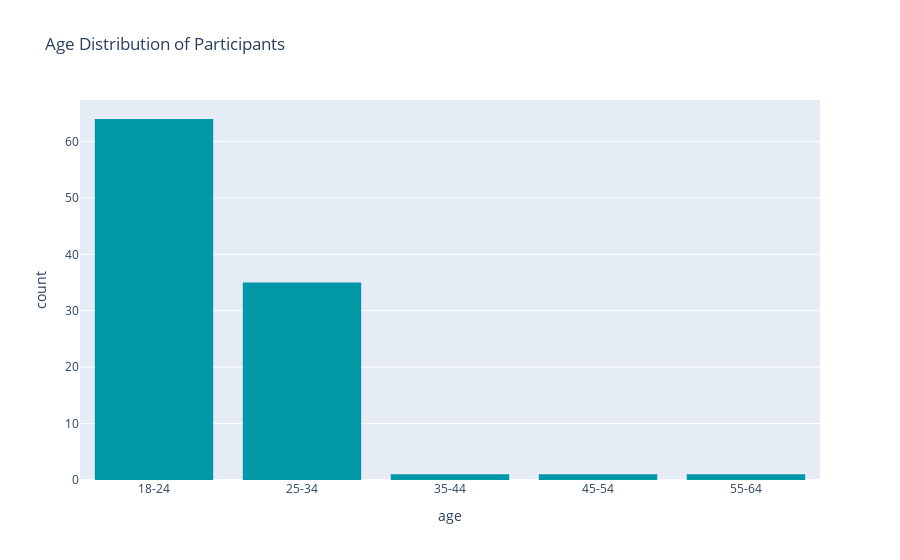

The notebook cell this image was saved under:
### Code cell
# plot age distribution of participants
combined_temp = combined.copy()
combined_temp.age = combined_temp.age.map({1:'Under 18',2:'18-24',3:'25-34',4:'35-44',5:'45-54',6:'55-64',7:'65+'})

# sort by age
combined_temp.age = pd.Categorical(combined_temp.age, categories=['Under 18', '18-24', '25-34', '35-44', '45-54', '55-64', '65+'], ordered=True)

fig = px.histogram(combined_temp, x="age", title='Age Distribution of Participants', category_orders={'age':['Under 18', '18-24', '25-34', '35-44', '45-54', '55-64', '65+']}, color_discrete_sequence=['#0097a7'])
fig.show()

### Figure 1 — Plotly figure (JSON) as saved in the notebook; plotly's stock layout.template omitted (floating-point values rounded to 4 significant figures)
{"data": [{"alignmentgroup": "True", "bingroup": "x", "hovertemplate": "age=%{x}<br>count=%{y}<extra></extra>", "legendgroup": "", "marker": {"color": "#0097a7", "pattern": {"shape": ""}}, "name": "", "offsetgroup": "", "orientation": "v", "showlegend": false, "type": "histogram", "x": ["35-44", "25-34", "18-24", "18-24", "25-34", "18-24", "18-24", "25-34", "25-34", "18-24", "18-24", "25-34", "25-34", "25-34", "25-34", "25-34", "18-24", "18-24", "45-54", "18-24", "18-24", "25-34", "18-24", "18-24", "18-24", "25-34", "18-24", "18-24", "25-34", "25-34", "18-24", "18-24", "25-34", "25-34", "18-24", "18-24", "18-24", "25-34", "25-34", "18-24", "18-24", "18-24", "18-24", "18-24", "25-34", "18-24", "25-34", "18-24", "25-34", "18-24", "25-34", "25-34", "25-34", "25-34", "18-24", "18-24", "18-24", "25-34", "18-24", "25-34", "25-34", "25-34", "18-24", "18-24", "18-24", "25-34", "25-34", "25-34", "18-24", "18-24", "18-24", "25-34", "18-24", "18-24", "18-24", "25-34", "18-24", "25-34", "55-64", "18-24", "18-24", "18-24", "18-24", "18-24", "18-24", "18-24", "18-24", "18-24", "18-24", "18-24", "18-24", "18-24", "18-24", "25-34", "18-24", "18-24", "18-24", "18-24", "18-24", "18-24", "18-24", "18-24"], "xaxis": "x", "yaxis": "y"}], "layout": {"barmode": "relative", "legend": {"tracegroupgap": 0}, "title": {"text": "Age Distribution of Participants"}, "xaxis": {"anchor": "y", "categoryarray": ["Under 18", "18-24", "25-34", "35-44", "45-54", "55-64", "65+"], "categoryorder": "array", "domain": [0, 1], "title": {"text": "age"}}, "yaxis": {"anchor": "x", "domain": [0, 1], "title": {"text": "count"}}}}
